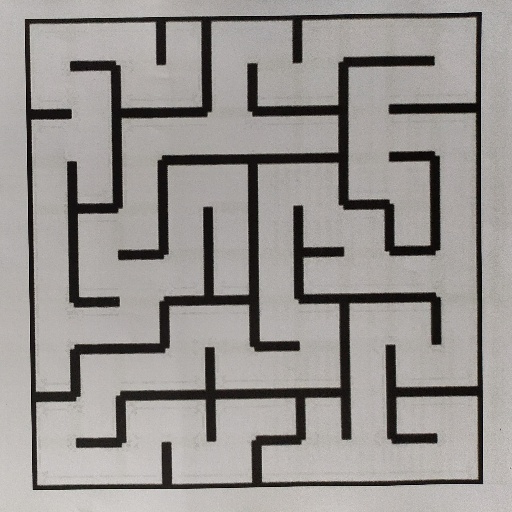
#> input picture test_cases/maze09.jpg, 512 x 512 px
$ python -i task_1b.py   (imports and definitions only)
#> lines starting #> are read from the running program, lines starting #| are printed output that depends on the picture; after the words box and inside, x2 and y2 are one past the last pixel; in counts of white or black regions, pixels touching at a corner belong together
#> further down, picture is the input picture: shape (512, 512, 3); mean B, G, R 145.5, 148.5, 152.3
'''
*******************************
*
*        		===============================================
*           		Nirikshak Bot (NB) Theme (eYRC 2020-21)
*        		===============================================
*
*  This script is to implement Task 1B of Nirikshak Bot (NB) Theme (eYRC 2020-21).
*
*  This software is made available on an "AS IS WHERE IS BASIS".
*  Licensee/end user indemnifies and will keep e-Yantra indemnified from
*  any and all claim(s) that emanate from the use of the Software or
*  breach of the terms of this agreement.
*
*  e-Yantra - An MHRD project under National Mission on Education using ICT (NMEICT)
*
*******************************
'''

# Team ID:			[ Team-ID ]
# Author List:		[ Names of team members worked on this file separated by Comma: Name1, Name2, ... ]
# Filename:			task_1b.py
# Functions:		applyPerspectiveTransform, detectMaze, writeToCsv
# 					[ Comma separated list of functions in this file ]
# Global variables:
# 					[ List of global variables defined in this file ]


####################### IMPORT MODULES #######################
## You are not allowed to make any changes in this section. ##
## You have to implement this task with the three available ##
## modules for this task (numpy, opencv, csv)               ##
##############################################################
import numpy as np
import cv2
import csv
##############################################################


################# ADD UTILITY FUNCTIONS HERE #################
## You can define any utility functions for your code.      ##
## Please add proper comments to ensure that your code is   ##
## readable and easy to understand.                         ##
##############################################################

def orderpoints(pts):
	rect = np.zeros((4, 2), dtype="float32")
	s = pts.sum(axis=1)
	rect[0] = pts[np.argmin(s)]
	rect[2] = pts[np.argmax(s)]
	dif = np.diff(pts, axis=1)
	rect[1] = pts[np.argmin(dif)]
	rect[3] = pts[np.argmax(dif)]
	return rect


def four_point_transform(image, pts):
	rect = orderpoints(pts)
	(tl, tr, br, bl) = rect
	maxWidth = 512
	maxHeight = 512
	dst = np.array([[0, 0], [maxWidth - 1, 0], [maxWidth - 1, maxHeight - 1], [0, maxHeight - 1]], dtype="float32")
	M = cv2.getPerspectiveTransform(rect, dst)
	warped = cv2.warpPerspective(image, M, (maxWidth, maxHeight))
	return warped


# [19 lines left out: function fun, not called in this run]


def applyPerspectiveTransform(input_img):
	"""
	Purpose:
	---
	takes a maze test case image as input and applies a Perspective Transfrom on it to isolate the maze

	Input Arguments:
	---
	`input_img` :   [ numpy array ]
		maze image in the form of a numpy array

	Returns:
	---
	`warped_img` :  [ numpy array ]
		resultant warped maze image after applying Perspective Transform

	Example call:
	---
	warped_img = applyPerspectiveTransform(input_img)
	"""

	warped_img = None

	img = input_img
	gray = cv2.cvtColor(img, cv2.COLOR_BGR2GRAY)
	edged = cv2.Canny(gray, 75, 200)
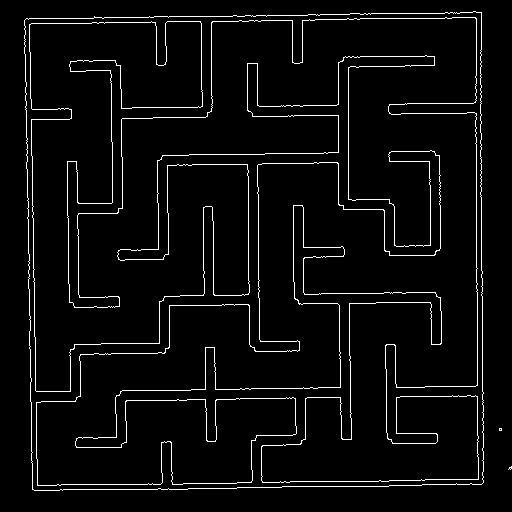
#> edged: shape (512, 512); 4.1% white in thin lines or dots, all inside (x1, y1, x2, y2) = (24, 11, 512, 491)
	_, thresh = cv2.threshold(edged, 127, 255, cv2.THRESH_BINARY)
	cnts, _ = cv2.findContours(thresh, cv2.RETR_TREE, cv2.CHAIN_APPROX_SIMPLE)
#> cnts = 8 contours, 4 with area under 20; largest, box (x1, y1, x2, y2) and area: (24, 11, 484, 491) 213879, (24, 11, 484, 491) 213878, (29, 17, 479, 486) 169564, (29, 17, 479, 486) 169439

	cnts = sorted(cnts, key=cv2.contourArea, reverse=True)[:5]
#> cnts = 5 contours, 1 with area under 20; largest, box (x1, y1, x2, y2) and area: (24, 11, 484, 491) 213879, (24, 11, 484, 491) 213878, (29, 17, 479, 486) 169564, (29, 17, 479, 486) 169439
	for c in cnts:
		peri = cv2.arcLength(c, True)
		approx = cv2.approxPolyDP(c, 0.02 * peri, True)
		if len(approx) == 4:
			screenCnt = approx
			break
#> this loop made 1 pass
#> (peri, screenCnt) on pass 1: (1935.8, [[481, 12], [24, 20], [32, 489], [483, 482]])
	warped = four_point_transform(img, screenCnt.reshape(4, 2))
#> in orderpoints, `s = pts.sum(axis=1)`: s = [493, 44, 521, 965]
#> in orderpoints, `dif = np.diff(pts, axis=1)`: dif = [-469, -4, 457, -1]
#> in four_point_transform, `rect = orderpoints(pts)`: rect = [[24, 20], [481, 12], [483, 482], [32, 489]]
#> in four_point_transform, `(tl, tr, br, bl) = rect`: tl = [24, 20]; tr = [481, 12]; br = [483, 482]; bl = [32, 489]
#> in four_point_transform, `M = cv2.getPerspectiveTransform(rect, dst)`: M = [[1.12, -0.0191, -26.49], [0.0188, 1.07, -21.94], [3.74e-06, -2.81e-05, 1]]
#> in four_point_transform, `warped = cv2.warpPerspective(image, M, (maxWidth, maxHeight))`:
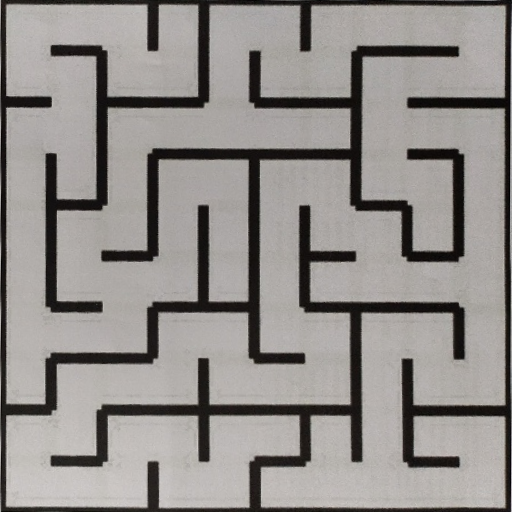
#> warped: shape (512, 512, 3); mean B, G, R 138.8, 141.7, 145.6
	padded = cv2.copyMakeBorder(warped, 1, 1, 1, 1, cv2.BORDER_CONSTANT)
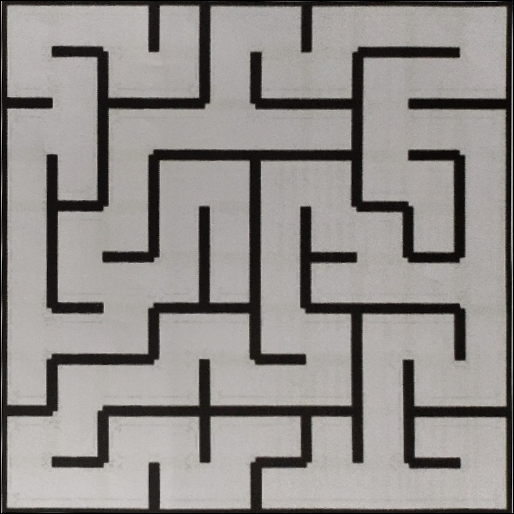
#> padded: shape (514, 514, 3); mean B, G, R 137.8, 140.6, 144.5
	warped_img = cv2.resize(padded, (1280, 1280))
	##################################################

	return warped_img


# [64 lines left out: functions detectMaze, writeToCsv, not called in this run]


# NOTE:	YOU ARE NOT ALLOWED TO MAKE ANY CHANGE TO THIS FUNCTION
#
# Function Name:    main
#        Inputs:    None
#       Outputs:    None
#       Purpose:    This part of the code is only for testing your solution. The function first takes 'maze00.jpg'
# 					as input, applies Perspective Transform by calling applyPerspectiveTransform function,
# 					encodes the maze input in form of 2D array by calling detectMaze function and writes this data to csv file
# 					by calling writeToCsv function, it then asks the user whether to repeat the same on all maze images
# 					present in 'test_cases' folder or not. Write your solution ONLY in the space provided in the above
# 					applyPerspectiveTransform and detectMaze functions.

# [102 lines not run here, left out]

>>> import cv2
>>> picture = cv2.imread('../../test_cases/maze09.jpg')
>>> result = applyPerspectiveTransform(picture)
